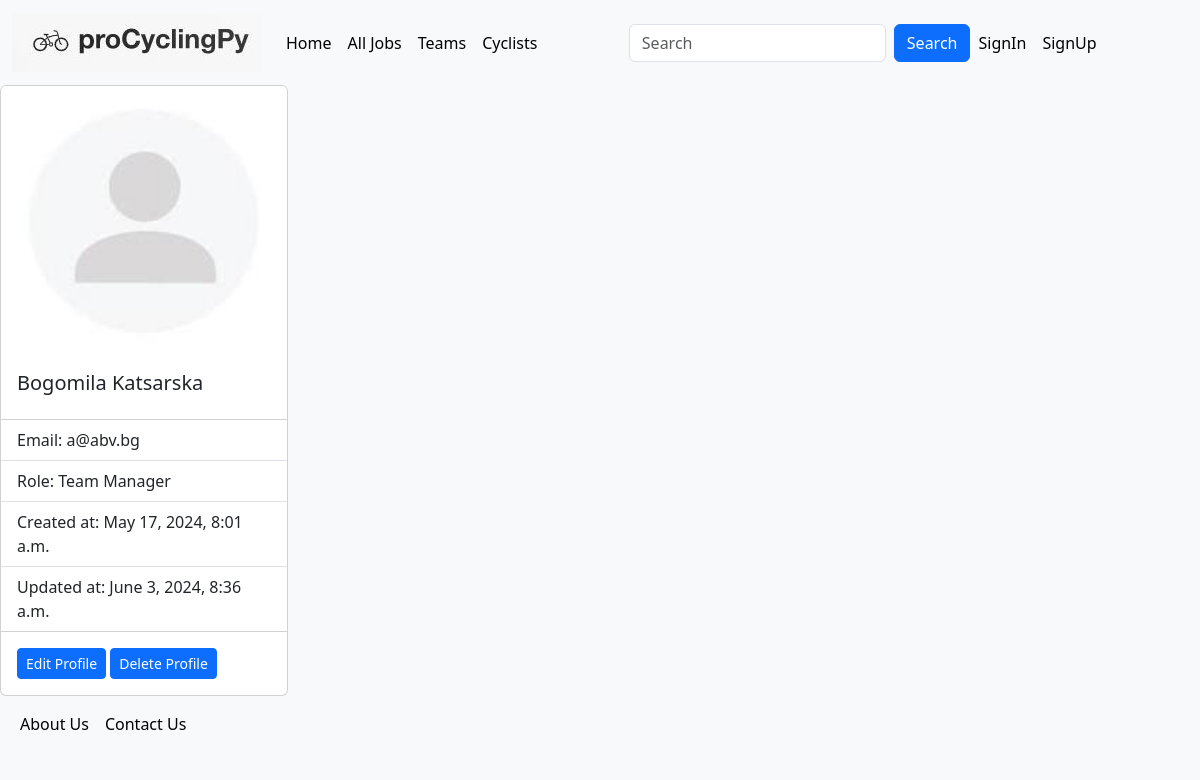
The app's page /team-manager/details/1/ with its own data.
### proCyclingPy/team_manager/models.py (models this page shows, shortened)
class TeamManager(models.Model):
    FIRST_NAME_MAX_LEN = 20
    LAST_NAME_MAX_LEN = 20
    user = models.OneToOneField(
        UserModel,
        on_delete=models.CASCADE,
        primary_key=True,
        related_name='team_manager',
    )
    first_name = models.CharField(
        max_length=FIRST_NAME_MAX_LEN,
        null=False,
        blank=False,
    )
    last_name = models.CharField(
        max_length=LAST_NAME_MAX_LEN,
        null=False,
        blank=False,
    )
    profile_picture = models.ImageField(
        upload_to='BASE_DIR / team-managers',
        null=True,
        blank=True,
    )

### proCyclingPy/auth_app/models.py (models this page shows, shortened)
class Profile(AbstractBaseUser, PermissionsMixin):
    ROLE_MAX_LEN = 15
    CYCLIST = 'Cyclist'
    TEAM_MANAGER = 'Team Manager'
    ROLES = (
        (CYCLIST, CYCLIST),
        (TEAM_MANAGER, TEAM_MANAGER),
    )
    username = None
    email = models.EmailField(
        unique=True,
        null=False,
        blank=False,
    )
    role = models.CharField(
        max_length=ROLE_MAX_LEN,
        choices=ROLES,
        null=False,
        blank=False,
    )
    date_joined = models.DateTimeField(
        auto_now_add=True,
        null=False,
        blank=False,
    )
    last_login = models.DateTimeField(
        auto_now=True,
        null=False,
        blank=False,
    )
    is_staff = models.BooleanField(
        default=False,
    )
    is_active = models.BooleanField(
        default=True,
    )
    USERNAME_FIELD = 'email'
    EMAIL_FIELD = 'email'
    objects = AppUserManager()

### proCyclingPy/team_manager/views.py (the view)
# urls.py: path('details/<int:pk>/', ViewTeamManagerView.as_view(), name='details team manager'),
class ViewTeamManagerView(DetailView):
    model = TeamManager
    template_name = 'team-manager/details-profile.html'
    def get_context_data(self, **kwargs):
        context = super().get_context_data(**kwargs)
        pk = self.request.user.pk
        context['pk'] = pk
        return context

### templates/team-manager/details-profile.html
{% extends 'base/base.html' %}
{% load static %}
{% block page_content %}
    <body>
    <div class="card" style="width: 18rem;">
        {% if object.profile_picture %}
            <img src="{{ object.profile_picture }}" class="card-img-top" alt="...">
        {% else %}
            <img src="{% static 'common/no-image.jpg' %}" class="card-img-top" alt="...">
        {% endif %}
        <div class="card-body">
            <h5 class="card-title">{{ object.first_name }} {{ object.last_name }}</h5>
        </div>
        <ul class="list-group list-group-flush">
            <li class="list-group-item">Email: {{ object.user.email }}</li>
            <li class="list-group-item">Role: {{ object.user.role }}</li>
            <li class="list-group-item">Created at: {{ object.user.date_joined }}</li>
            <li class="list-group-item">Updated at: {{ object.user.last_login }}</li>
        </ul>
        <div class="card-body">
            <a href="{% url 'edit team manager' pk=request.user.pk %}" class="btn btn-primary btn-sm">Edit Profile</a>
            <a href="{% url 'delete team manager' pk=request.user.pk %}" class="btn btn-primary btn-sm">Delete
                Profile</a>
        </div>
    </div>
    </body>
{% endblock %}

### records on screen
TeamManager: first_name "Bogomila", last_name "Katsarska", user.email "a@abv.bg", user.role "Team Manager", user.date_joined "May 17, 2024, 8:01 a.m.", user.last_login "June 3, 2024, 8:36 a.m."
